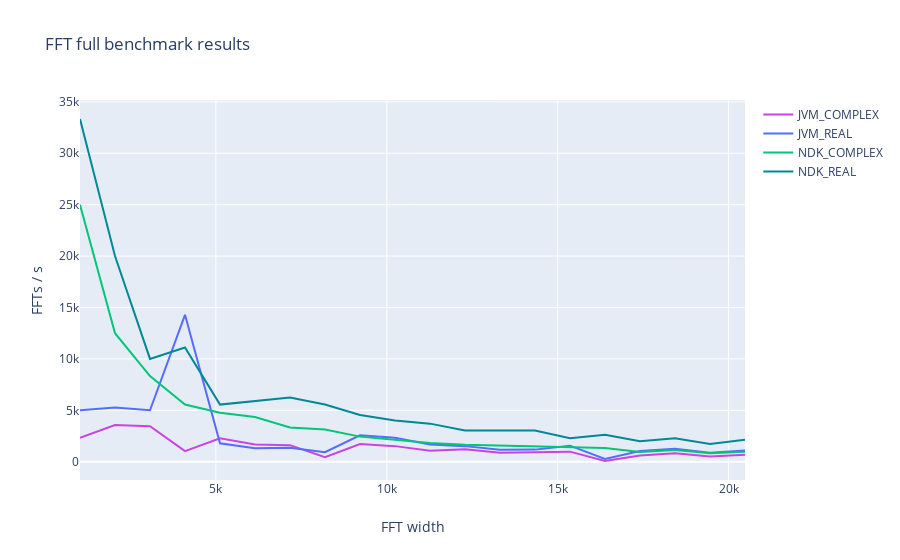

Source (notebook cell):
### Markdown cell above
# FFT

JVM version uses [JTransforms](https://github.com/wendykierp/JTransforms) library, which is the most popular pure-java FFT library I could find. It also has an opinion of being quite fast.

NDK version uses [FFTW](http://www.fftw.org/) library which is a de-facto standard for doing FFT in C/C++. It was cross-compiled for Android using [this repository](https://github.com/Lauszus/fftw3-android).

### Code cell
iplot({
    'data': [
        go.Scatter(**dict(
            x = fft.T.index,
            y = fft.T[env],
            mode = 'lines', # markers
            name = env.upper(),
            marker_color = colors[env]
        )) for env in ['jvm_complex', 'jvm_real', 'ndk_complex', 'ndk_real']
    ],
    'layout': go.Layout(title='FFT full benchmark results', xaxis=dict(title='FFT width'), yaxis=dict(title='FFTs / s'))
})

### Figure 1 — Plotly figure (JSON) as saved in the notebook; plotly's stock layout.template omitted (floating-point values rounded to 4 significant figures)
{"data": [{"marker": {"color": "#CB43E1"}, "mode": "lines", "name": "JVM_COMPLEX", "type": "scatter", "x": ["1024", "2048", "3072", "4096", "5120", "6144", "7168", "8192", "9216", "10240", "11264", "12288", "13312", "14336", "15360", "16384", "17408", "18432", "19456", "20480"], "y": [2326, 3571, 3448, 1031, 2273, 1667, 1613, 429, 1724, 1515, 1064, 1205, 862, 885, 980, 69, 595, 813, 495, 680]}, {"marker": {"color": "#556DFF"}, "mode": "lines", "name": "JVM_REAL", "type": "scatter", "x": ["1024", "2048", "3072", "4096", "5120", "6144", "7168", "8192", "9216", "10240", "11264", "12288", "13312", "14336", "15360", "16384", "17408", "18432", "19456", "20480"], "y": [5000, 5263, 5000, 14286, 1786, 1316, 1351, 926, 2564, 2326, 1667, 1515, 1163, 1176, 1562, 270, 1031, 1266, 877, 1099]}, {"marker": {"color": "#00C677"}, "mode": "lines", "name": "NDK_COMPLEX", "type": "scatter", "x": ["1024", "2048", "3072", "4096", "5120", "6144", "7168", "8192", "9216", "10240", "11264", "12288", "13312", "14336", "15360", "16384", "17408", "18432", "19456", "20480"], "y": [25000, 12500, 8333, 5556, 4762, 4348, 3333, 3125, 2439, 2128, 1818, 1639, 1562, 1429, 1351, 1333, 935, 1136, 820, 971]}, {"marker": {"color": "#008894"}, "mode": "lines", "name": "NDK_REAL", "type": "scatter", "x": ["1024", "2048", "3072", "4096", "5120", "6144", "7168", "8192", "9216", "10240", "11264", "12288", "13312", "14336", "15360", "16384", "17408", "18432", "19456", "20480"], "y": [33333, 20000, 10000, 11111, 5556, 5882, 6250, 5556, 4545, 4000, 3704, 3030, 3030, 3030, 2273, 2632, 2000, 2273, 1724, 2128]}], "layout": {"title": {"text": "FFT full benchmark results"}, "xaxis": {"title": {"text": "FFT width"}}, "yaxis": {"title": {"text": "FFTs / s"}}}}
